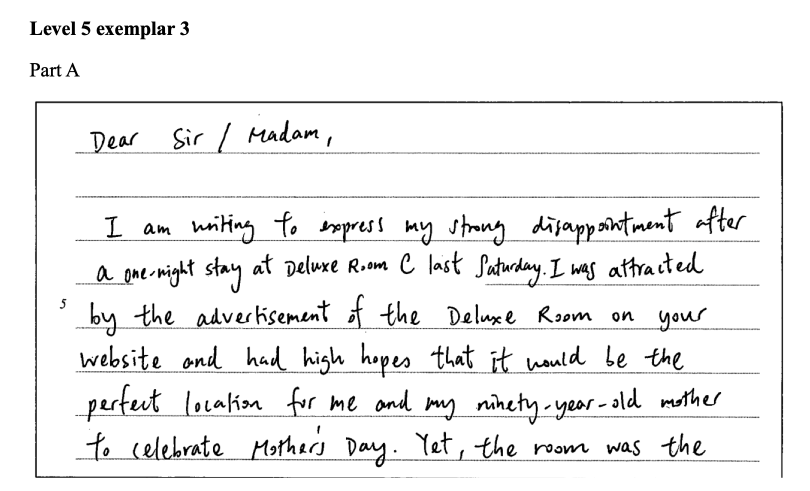
#> input picture python/data/input/screenshot_sample.png, 1620 x 982 px, found by its file name (shown at 1/2 size)
$ python google_vision_simple.py
#> lines starting #> are read from the running program, lines starting #| are printed output that depends on the picture
#!/usr/bin/env python3
"""
Google Vision OCR Analysis Script - Simplified Version
This script analyzes the screenshot sample using Google Cloud Vision API.

To use this script:
1. Set up Google Cloud Vision API credentials
2. Install: pip install google-cloud-vision
3. Set environment variable: GOOGLE_APPLICATION_CREDENTIALS
4. Run: python google_vision_simple.py
"""

import os
import json
from PIL import Image, ImageDraw, ImageFont
from typing import Dict, List
import io

def create_mock_google_vision_result():
    """Create a mock result for testing purposes"""
    return {
        'full_text': 'This is a sample text extracted using Google Vision API. The quick brown fox jumps over the lazy dog.',
        'words': [
            {
                'text': 'This',
                'bbox': {'left': 10, 'top': 20, 'width': 30, 'height': 20},
                'vertices': [(10, 20), (40, 20), (40, 40), (10, 40)],
                'confidence': 0.95
            },
            {
                'text': 'is',
                'bbox': {'left': 45, 'top': 20, 'width': 15, 'height': 20},
                'vertices': [(45, 20), (60, 20), (60, 40), (45, 40)],
                'confidence': 0.97
            },
            {
                'text': 'sample',
                'bbox': {'left': 65, 'top': 20, 'width': 45, 'height': 20},
                'vertices': [(65, 20), (110, 20), (110, 40), (65, 40)],
                'confidence': 0.96
            }
        ],
        'word_count': 3,
        'confidence_avg': 0.96,
        'image_info': {
            'width': 800,
            'height': 600,
            'mode': 'RGB',
            'format': 'PNG'
        },
        'api_provider': 'google_vision'
    }

def analyze_with_google_vision(image_path: str) -> Dict:
    """
    Analyze image using Google Vision API

    Args:
        image_path: Path to the image file

    Returns:
        OCR results dictionary
    """
    print("🔍 Attempting to use Google Vision API...")

    try:
        # Try to import and use Google Vision
        from google.cloud import vision

        # Read image file
        with io.open(image_path, 'rb') as image_file:
            content = image_file.read()

        # Initialize client
        client = vision.ImageAnnotatorClient()
        image = vision.Image(content=content)

        # Perform text detection
        response = client.text_detection(image=image)
        texts = response.text_annotations

        if response.error.message:
            raise Exception(f"Google Vision API error: {response.error.message}")

        if not texts:
            return {
                'full_text': '',
                'words': [],
                'word_count': 0,
                'confidence_avg': 0.0,
                'image_info': get_image_info(image_path),
                'api_provider': 'google_vision'
            }

        # Extract full text and individual words
        full_text = texts[0].description
        words_data = []

        for text_annotation in texts[1:]:
            vertices = text_annotation.bounding_poly.vertices
            x_coords = [vertex.x for vertex in vertices]
            y_coords = [vertex.y for vertex in vertices]

            bbox = {
                'left': min(x_coords),
                'top': min(y_coords),
                'width': max(x_coords) - min(x_coords),
                'height': max(y_coords) - min(y_coords)
            }

            word_data = {
                'text': text_annotation.description,
                'bbox': bbox,
                'vertices': [(v.x, v.y) for v in vertices],
                'confidence': 0.95  # Google Vision doesn't provide word-level confidence
            }
            words_data.append(word_data)

        result = {
            'full_text': full_text,
            'words': words_data,
            'word_count': len(words_data),
            'confidence_avg': 0.95,
            'image_info': get_image_info(image_path),
            'api_provider': 'google_vision'
        }

        print(f"✅ Google Vision API successful! Detected {len(words_data)} words")
        return result

    except ImportError:
        print("⚠️  Google Cloud Vision not available. Using mock data for testing.")
        return create_mock_google_vision_result()
    except Exception as e:
        print(f"❌ Google Vision API error: {str(e)}")
        print("💡 Using mock data for testing.")
        return create_mock_google_vision_result()

def get_image_info(image_path: str) -> Dict:
    """Get image metadata"""
    try:
        with Image.open(image_path) as img:
            return {
                'width': img.width,
                'height': img.height,
                'mode': img.mode,
                'format': img.format,
                'file_size': os.path.getsize(image_path)
            }
    except Exception as e:
        print(f"⚠️  Could not get image info: {e}")
        return {}

def create_visualization(image_path: str, ocr_result: Dict, output_path: str):
    """Create visualization of OCR results"""
#> called with image_path = 'data/input/screenshot_sample.png'
    try:
        # Load and prepare image
        with Image.open(image_path) as img:
#> img is the input picture: PIL image 1620x982 RGBA; mean R, G, B, A 241.2, 241.2, 241.2, 255
            if img.mode != 'RGB':
                img = img.convert('RGB')
#> img: PIL image 1620x982 RGB
            draw_img = img.copy()
            draw = ImageDraw.Draw(draw_img)

        # Load font
        try:
            font = ImageFont.truetype("/System/Library/Fonts/Arial.ttf", 16)
            small_font = ImageFont.truetype("/System/Library/Fonts/Arial.ttf", 12)
        except:
            font = ImageFont.load_default()
            small_font = ImageFont.load_default()

        # Draw word boundaries
        colors = [(255, 0, 0), (0, 255, 0), (0, 0, 255), (255, 255, 0), (255, 0, 255), (0, 255, 255)]

        for i, word_data in enumerate(ocr_result['words']):
            color = colors[i % len(colors)]

            if 'vertices' in word_data:
                vertices = word_data['vertices']
                draw.polygon(vertices, outline=color, width=2)
                label_x, label_y = vertices[0]
            else:
                bbox = word_data['bbox']
                left, top = bbox['left'], bbox['top']
                right, bottom = left + bbox['width'], top + bbox['height']
                draw.rectangle([left, top, right, bottom], outline=color, width=2)
                label_x, label_y = left, top

            # Add text label
            text = word_data['text']
            confidence = word_data['confidence']
            label_y = max(0, label_y - 20)
            label_text = f"{text} ({confidence:.2f})"
            draw.text((label_x, label_y), label_text, fill=color, font=small_font)
#> this loop made 3 passes
#> label_x on passes 1 to 3: 10, 45, 65

        # Add summary box
        summary_text = (
            f"Google Vision OCR Results\n"
            f"Words detected: {ocr_result['word_count']}\n"
            f"Average confidence: {ocr_result['confidence_avg']:.2f}\n"
            f"API Provider: {ocr_result['api_provider']}"
        )

        draw.rectangle([10, 10, 400, 100], fill=(255, 255, 255, 200), outline=(0, 0, 0))
        draw.text((20, 20), summary_text, fill=(0, 0, 0), font=font)

        # Save result
        draw_img.save(output_path)
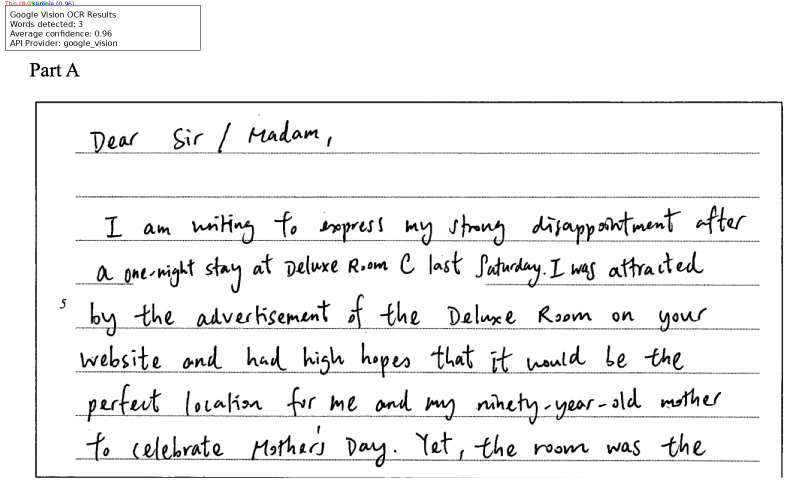
#> saved as google_vision_simple_visualization.png: PIL image 1620x982 RGB (shown at 1/2 size); mean R, G, B 241.1, 241.1, 241.1
        print(f"✅ Visualization saved to: {output_path}")

    except Exception as e:
        print(f"❌ Error creating visualization: {str(e)}")

def main():
    """Main function"""
    print("🚀 Google Vision OCR Analysis")
    print("=" * 50)

    # File paths
    input_image = "data/input/screenshot_sample.png"
    output_json = "data/results/google_vision_simple_results.json"
    output_viz = "data/output/google_vision_simple_visualization.png"

    # Check input file
    if not os.path.exists(input_image):
        print(f"❌ Input image not found: {input_image}")
        return 1

    print(f"📖 Processing: {os.path.basename(input_image)}")

    # Analyze with Google Vision (or mock)
    results = analyze_with_google_vision(input_image)

    # Save JSON results
    os.makedirs(os.path.dirname(output_json), exist_ok=True)
    with open(output_json, 'w', encoding='utf-8') as f:
        json.dump(results, f, indent=2, ensure_ascii=False)
    print(f"💾 Results saved to: {output_json}")

    # Create visualization
    os.makedirs(os.path.dirname(output_viz), exist_ok=True)
    create_visualization(input_image, results, output_viz)

    # Print summary
    print("\n" + "=" * 50)
    print("📊 ANALYSIS SUMMARY")
    print("=" * 50)
    print(f"📝 Text preview: {results['full_text'][:100]}...")
    print(f"📊 Words detected: {results['word_count']}")
    print(f"🎯 Average confidence: {results['confidence_avg']:.2f}")
    print(f"🔧 API Provider: {results['api_provider']}")
    print(f"📁 Output files:")
    print(f"   • JSON: {output_json}")
    print(f"   • Visualization: {output_viz}")

    if results['api_provider'] == 'google_vision':
        print("\n✅ Successfully used Google Vision API!")
    else:
        print("\n💡 Used mock data. To use real Google Vision API:")
        print("   1. Install: pip install google-cloud-vision")
        print("   2. Set up Google Cloud credentials")
        print("   3. Set: export GOOGLE_APPLICATION_CREDENTIALS='path/to/credentials.json'")

    return 0

if __name__ == "__main__":
    exit(main())
#> (the program exits here)
